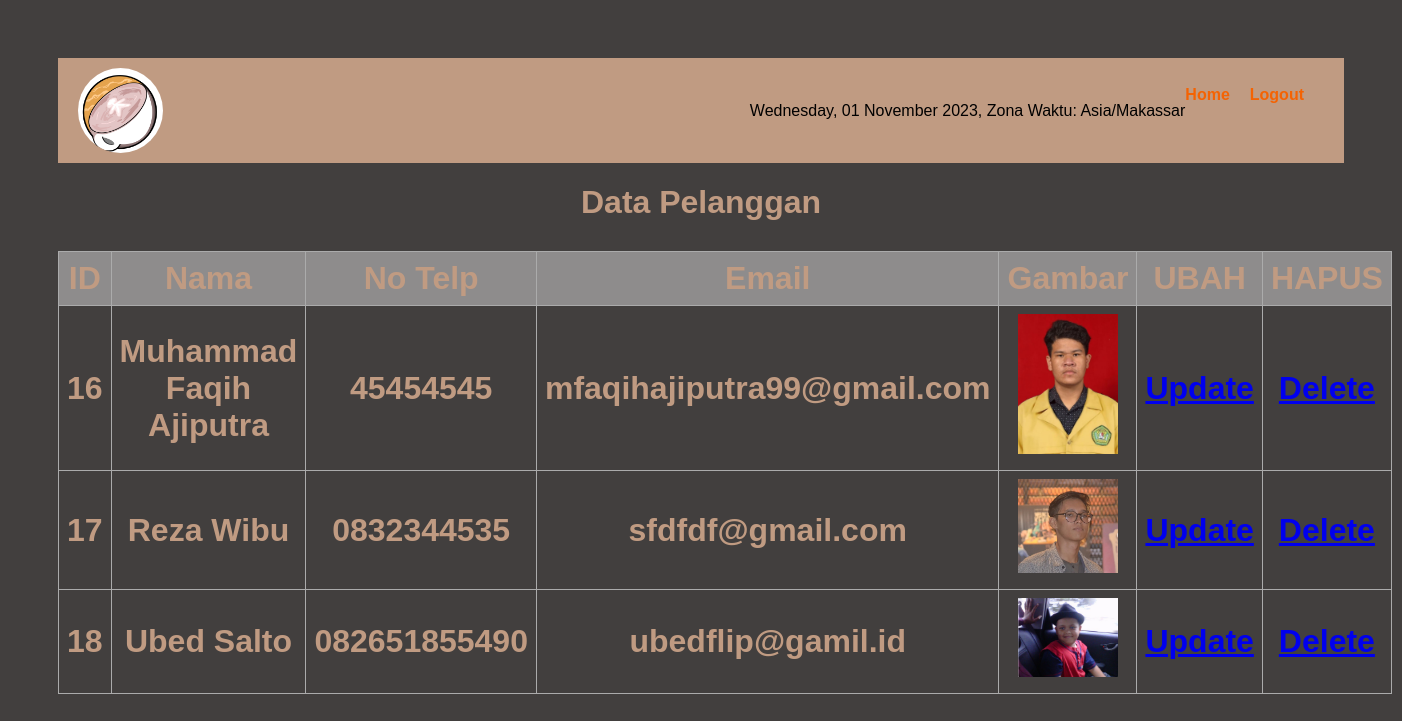
The page /dashboard.php (signed in) on the database its author committed.
### tables this page shows
CREATE TABLE `pelanggan` (
  `id` int(50) NOT NULL,
  `nama` varchar(100) NOT NULL,
  `notelp` varchar(100) NOT NULL,
  `email` varchar(100) NOT NULL,
  `gambar` varchar(100) NOT NULL
);

### dashboard.php (the view, shortened to what this page needs)
<?php
require 'koneksi.php';
?>
<!DOCTYPE html>
<html lang="en">
<head>
    <link rel="stylesheet" href="lihatcss.css">
</head>
<body>
<nav>
    <img src="logo.jpeg" alt="Logo" width="100px" >
        <ul class="menu">
            <p>
                <?php
                echo date("l, d F Y") . ", Zona Waktu: " . date("e");
                ?>
            </p>
            <li><a href="index.php">Home</a></li>
            <li><a href="logout.php">Logout</a></li>
        </ul>
    </nav>
    <h1>Data Pelanggan</h1>
    <table>
        <thead>
            <tr>
                <th>ID</th>
                <th>Nama</th>
                <th>No Telp</th>
                <th>Email</th>
                <th>Gambar</th>
                <th>UBAH</th>
                <th>HAPUS</th>
            </tr>
        </thead>
        <tbody>
        <?php
        $query = "SELECT * FROM pelanggan";
        $result = $conn->query($query);
        $pelanggan_data = [];
        if ($result->num_rows > 0) {
            while($row = $result->fetch_assoc()) {
                $pelanggan_data[] = $row;
            }
        }
        foreach($pelanggan_data as $data): ?>
        <tr>
            <td><?php echo $data['id']; ?></td>
            <td><?php echo $data['nama']; ?></td>
            <td><?php echo $data['notelp']; ?></td>
            <td><?php echo $data['email']; ?></td>
            <td><img src="gambar/<?php echo $data['gambar']; ?>" alt="Gambar Pelanggan" width="100"></td>
            <td><a href="update.php?id=<?php echo $data['id']; ?>">Update</a></td>
            <td><a href="dashboard.php?action=delete&id=<?php echo $data['id']; ?>" onclick="return confirm('APAKAH YAKIN MENGHAPUS DATA TERSEBUT?')">Delete</a></td>
        </tr>
        <?php endforeach; ?>
    </tbody>
</body>
</html>

### lihatcss.css (style rules this page uses)
body { font-family: Arial, sans-serif; padding: 50px; text-align: center; background-color: #423F3E ; }
h1 { color: #c09b82; margin-bottom: 30px; }
table { width: 100%; border-collapse: collapse; margin-bottom: 50px; }
table, th, td { border: 1px solid #131111; }
th, td { padding: 8px; border: 1px solid #ABABAB; color: #c09b82; font-size: xx-large; font-weight: bold; }
th { background-color: #8e8c8c; }
nav { background-color: #c09b82; display: flex; justify-content: space-between; align-items: center; padding: 10px 20px; }
nav img { width: 85px; height: 85px; border-radius: 50%; object-fit: cover; }
.menu { list-style: none; display: flex; }
.menu li { margin-right: 20px; }
.menu a { text-decoration: none; color: #f46303; font-weight: bold; transition: color 0.3s ease; }

### rows shown on the page
pelanggan: id "16", nama "Muhammad Faqih Ajiputra", notelp "45454545", email "mfaqihajiputra99@gmail.com", gambar (picture)
pelanggan: id "17", nama "Reza Wibu", notelp "0832344535", email "sfdfdf@gmail.com", gambar (picture)
pelanggan: id "18", nama "Ubed Salto", notelp "082651855490", email "ubedflip@gamil.id", gambar (picture)
